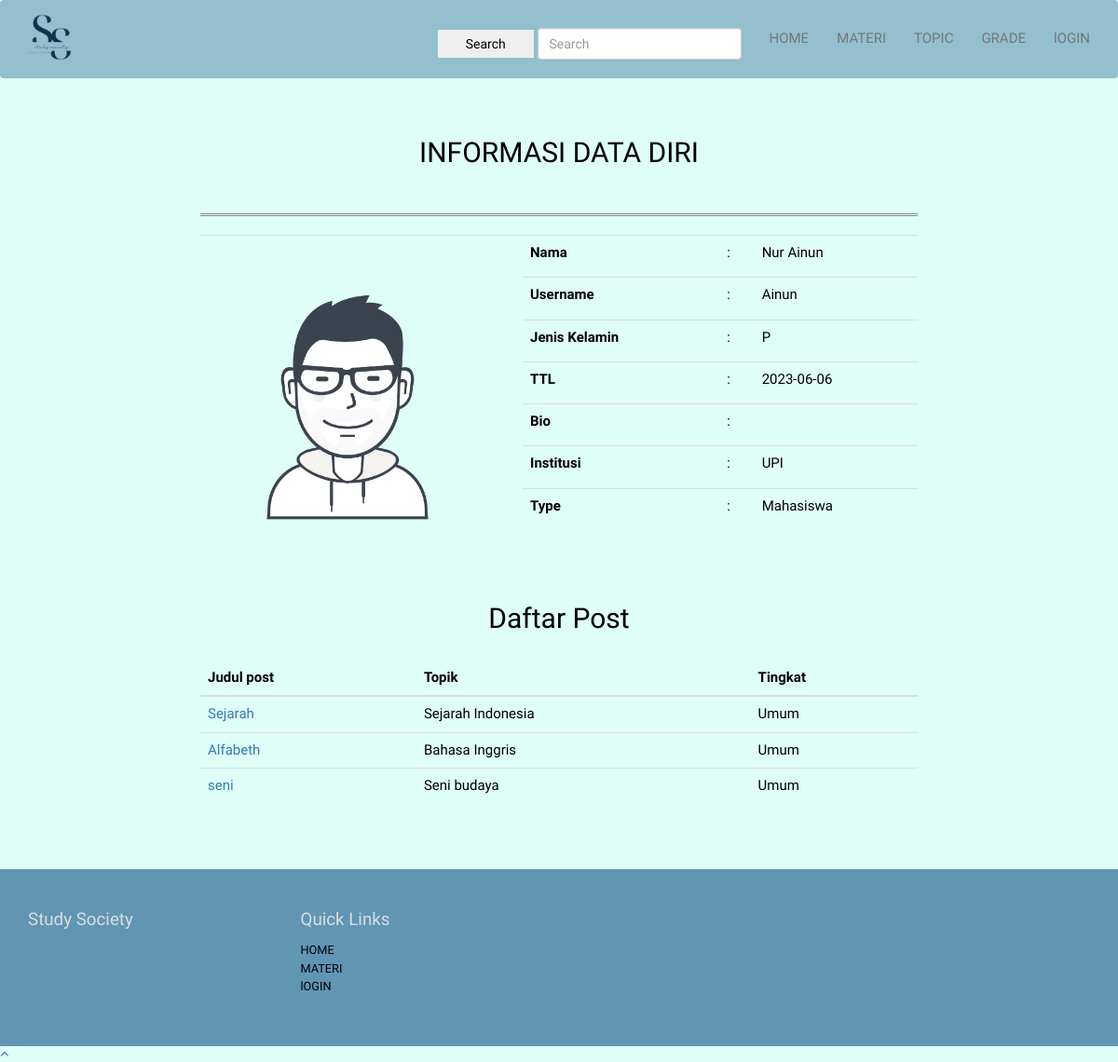
/index.php/C_StudySociety/V_userProfile/?username=Ainun, run on the app's committed database.
### tables this page shows
CREATE TABLE `user_info` (
  `user_id` int(11) NOT NULL,
  `user_login_id` int(11) NOT NULL,
  `user_fullname` varchar(64) NOT NULL,
  `user_birthday` date NOT NULL,
  `user_sex` char(1) DEFAULT NULL,
  `user_type` varchar(16) DEFAULT NULL,
  `user_institution` varchar(64) DEFAULT NULL,
  `user_bio` varchar(1024) DEFAULT NULL,
  `user_photo` varchar(256) DEFAULT NULL
);

CREATE TABLE `user_login` (
  `user_login_id` int(11) NOT NULL,
  `username` varchar(64) NOT NULL,
  `user_login_email` varchar(128) NOT NULL,
  `user_login_password` varchar(256) NOT NULL,
  `user_login_privilege` varchar(16) NOT NULL
);

CREATE TABLE `post` (
  `post_id` int(11) NOT NULL,
  `user_id` int(11) NOT NULL,
  `post_title` varchar(256) NOT NULL,
  `post_content` longtext NOT NULL,
  `post_like_count` int(11) DEFAULT NULL,
  `post_dislike_count` int(11) DEFAULT NULL,
  `topic_id` int(11) NOT NULL,
  `grade_id` int(11) NOT NULL
);

CREATE TABLE `topic` (
  `topic_id` int(11) NOT NULL,
  `topic_name` varchar(64) NOT NULL,
  `topic_count` int(11) NOT NULL
);

CREATE TABLE `grade` (
  `grade_id` int(11) NOT NULL,
  `grade_name` varchar(64) NOT NULL,
  `grade_count` int(11) NOT NULL
);

### application/controllers/C_StudySociety.php (called while the page is built, shortened)
<?php
class C_StudySociety extends CI_Controller
{
    public function __construct()
    {
        $this->load->model('M_StudySociety');
    }
    public function V_userProfile()
    {
        $username = $_GET['username'];
        $user_data = $this->M_StudySociety->getUserInfo($username);
        if (!empty($user_data)) {
            $user_id = $user_data[0]->user_id;
            $user_posts = $this->M_StudySociety->getUserPosts($user_id);
            $gradeData = $this->M_StudySociety->getAllGrade();
            $data = [
                "username" => $username,
                "user_fullname" => $user_data[0]->user_fullname,
                "user_birthday" => $user_data[0]->user_birthday,
                "user_sex" => $user_data[0]->user_sex,
                "user_type" => $user_data[0]->user_type,
                "user_institution" => $user_data[0]->user_institution,
                "user_bio" => $user_data[0]->user_bio,
                "user_photo" => $user_data[0]->user_photo,"grade" => $gradeData
            ];
            if (!empty($user_posts)) {
                $data['user_posts'] = $user_posts;
            } else {
                $data['user_posts'] = "Kosong";
            }
            $this->load->view('V_userProfile', $data);
        } else {
            if ($username == $this->session->username) {
                redirect(site_url('C_StudySociety/V_editUserInfo'));
            } else {
                echo $username;
            }
        }
    }
}

### index.php (called while the page is built, shortened)
<?php
require_once BASEPATH.'core/CodeIgniter.php';

### application/models/M_StudySociety.php (called while the page is built, shortened)
<?php
class M_StudySociety extends CI_Model
{
    public function getUserInfo($username)
    {
        $query = $this->db->query("SELECT * FROM user_info INNER JOIN user_login ON user_info.user_login_id = user_login.user_login_id WHERE user_login.username = '$username'");
        return $query->result();
    }
    public function getUserPosts($user_id)
    {
        $query = $this->db->query("SELECT post.post_id, post.post_title, topic.topic_name, grade.grade_name FROM post
        INNER JOIN topic ON topic.topic_id = post.topic_id
        INNER JOIN grade ON grade.grade_id = post.grade_id
        WHERE user_id = '$user_id'");
        return $query->result();
    }
}

### application/views/V_UserProfile.php (the view, shortened to what this page needs)
<?php include "templates/V_header.php"; ?>
<div class="container">
</head>
<body style="background-size:cover;background-attachment: fixed;">
<div class="wrap">
<h2 class="class" align="center">INFORMASI DATA DIRI</h2><hr align="center" width="100%" style="border-top: 3px double #8c8b8b;">
<table style="padding: 5%;" class="table">
<tr><td rowspan="10" width="100px">
<img src="<?=base_url('assets/userFiles/'.$username.'/'.$user_photo)?>" style="display: block;border-radius: 5%;border-color:white;margin-right:30px; width:300px;" border="2px" ></td></tr>
<tr style="padding: 2px;"><td><b>Nama </b></td><td>:</td> <td> <?= $user_fullname?></td></tr>
<tr><td><b>Username </b></td><td>:</td> <td> <?= $username?></td></tr>
<tr><td><b>Jenis Kelamin </b></td><td>:</td> <td> <?= $user_sex?></td></tr>
<tr><td><b>TTL </b></td><td>:</td> <td> <?= $user_birthday?></td></tr>
<tr><td><b>Bio </b></td><td>:</td> <td> <?= $user_bio?></td></tr>
<tr><td><b>Institusi </b></td><td>:</td> <td> <?= $user_institution?></td></tr>
<tr><td><b>Type</b></td><td>:</td> <td><?= $user_type?></td></tr></table>
    <br>
    <br>
<center>
<h2>Daftar Post</h2>
<?php
        if(gettype($user_posts) != 'array'){
            echo '<p>Kosong</p>';
        }
        else{ ?>
            <table class="table">
                <thead>
                    <th>Judul post</th>
                    <th>Topik</th>
                    <th>Tingkat</th>
                </thead>
                <tbody>
            <?php foreach($user_posts as $post){
    ?>
            <tr>
                <td><a href="<?= site_url('C_StudySociety/seePost?post_id='.$post->post_id)?>"><?= $post->post_title?></a></td>
                <td><?= $post->topic_name?></td>
                <td><?= $post->grade_name?></td>
            </tr>
    <?php
            }
        }
    ?>
    </tbody>
    </table>
<br>
</center>
</div>
</div>
<?php include "templates/V_footer.php"; ?>

### application/views/templates/V_header.php (shortened to what this page needs)
<!DOCTYPE html>
<html lang="en">
<head>
<link href="//maxcdn.bootstrapcdn.com/font-awesome/4.2.0/css/font-awesome.min.css" rel="stylesheet">
<link href="vendor/fontawesome-free/css/all.min.css" rel="stylesheet" type="text/css">
<link rel="stylesheet" href="<?php echo base_url('assets/bootstrap/css/bootstrap.min.css');?>" />
<link type="text/css" rel="stylesheet" href="<?php echo base_url('assets/uniform/css/uniform.default.min.css');?>" />
<link rel="stylesheet" href="<?php echo base_url('assets/wow/animate.css');?>" />
<link rel="stylesheet" href="<?php echo base_url('assets/gallery/blueimp-gallery.min.css');?>">
<link rel="stylesheet" href="https://maxcdn.bootstrapcdn.com/font-awesome/4.5.0/css/font-awesome.min.css" />
<link rel="stylesheet" type="text/css" href="<?php echo base_url('assets/style.css'); ?>">
</head>
<body id="home">
<nav class="navbar  navbar-default" role="navigation">
  <div class="container">
    <div class="navbar-header">
      <a class="navbar-brand" href="<?php echo site_url('C_StudySociety/index');?>"><img src="<?php echo base_url('assets/logo.png'); ?>" style="width:50px;" alt="study society"></a>
    </div>
    <div class="collapse navbar-collapse navbar-right" id="bs-example-navbar-collapse-1">
      <ul class="nav navbar-nav">
        <li> <br><br><form class="form-inline my-2 my-lg-0 ml-auto" role="search" method = "post" action="<?php echo site_url('C_StudySociety/navbarcari/');?>"">
          <button class="btn btn-outline-success my-2 my-sm-0" type="submit">Search</button>
          <input class="form-control mr-sm-2" type="search" id="cari" name="cari" placeholder="Search" aria-label="Search" autofocus autocomplete="off">
        </form></li>
          <li><a href="<?php echo site_url('/');?>">HOME</a></li>
          <li><a href="<?php echo site_url('C_StudySociety/home');?>">MATERI</a></li>
          <li><a href="<?php echo site_url('C_StudySociety/topic');?>">TOPIC</a></li>
          <li class="nav-item dropdown">
            <a class="nav-link dropdown-toggle" href="#" role="button" data-bs-toggle="dropdown" aria-expanded="false">
              GRADE
            </a>
          </li>
          <?php if($this->session->is_logged_in){ ?>
          <li class="nav-item dropdown">
            <a class="nav-link dropdown-toggle" href="#" role="button" data-bs-toggle="dropdown" aria-expanded="false">
              <img src="<?php echo base_url('assets/profile.webp'); ?>" style="width:50px;" alt="study society">
            </a>
            <ul class="dropdown-menu">
              <li><a class="dropdown-item" href="<?php echo site_url('C_StudySociety/V_addpost');?>">ADD POST</a></li>
              <li><a class="dropdown-item" href="<?php echo site_url('C_StudySociety/V_userProfile/?username='). $this->session->username;?>">USER INFO</a></li>
              <li><a class="dropdown-item" href="<?php echo site_url('C_StudySociety/V_edituserinfo');?>">EDIT INFO</a></li>
              <li><a class="dropdown-item" href="<?php echo site_url('C_StudySociety/logout');?>">LOGOUT</a></li>
            </ul>
          </li>
        </ul>
        <?php } else { ?>
            <li><a href="<?php echo site_url('C_StudySociety/login');?>">lOGIN</a></li>
          </ul>
          <?php } ?>
    </div>
  </div>
</nav>

### application/views/templates/V_footer.php (shortened to what this page needs)
<footer class="spacer">
    <div class="container">
        <div class="row">
            <div class="col-sm-3">
                <h4>Study Society</h4>
            </div>
                <div class="col-sm-3">
                <h4>Quick Links</h4>
                <ul class="list-unstyled">
                    <li><a href="<?php echo site_url('/');?>">HOME</a></li>
                    <li><a href="<?php echo site_url('C_StudySociety/home');?>">MATERI</a></li>
                    <li><a href="<?php echo site_url('C_StudySociety/login');?>">lOGIN</a></li>
                </ul>
            </div>
            </div>
        </div>
</footer>
<a href="#home" class="toTop scroll"><i class="fa fa-angle-up"></i></a>
</body>
</html>

### assets/style.css (style rules this page uses)
body { background-color: #dffef7; font-family: "Raleway", sans-serif; font-size: 15px; line-height: 15px; color: #000000; }
.btn, a, a:hover { text-decoration: none; -webkit-transition: all 0.3s ease-in-out; -moz-transition: all 0.3s ease-in-out; -ms-transition: all 0.3s ease-in-out; -o-transition: all 0.3s ease-in-out; transition: all 0.3s ease-in-out; outline: 0; }
h1, h2, h3, h4, h5, h6 { font-family: "Old Standard TT", serif; line-height: 1em; margin: 0; }
h1.title, h2 { font-size: 2em; line-height: 3em; }
h4 { font-size: 1.25em; margin-bottom: 0.75em; }
.btn { border: none !important; border-radius: 0; padding: 5px 30px; }
.spacer { padding: 6em 0; }
.navbar { margin: 0; }
.navbar-nav { margin: 0 -15px; }
.navbar-nav > li > a { font-size: 1em; line-height: 4.26em; padding: 10px 0 10px 30px; }
.navbar-default { border: none; background: #93bfcf; }
.navbar-brand { height: 83px; }
footer { background-color: #6096b4; color: #eee9da; }
footer.spacer { padding: 3em 0; }
footer h4 { color: #dcdcdc; }
footer a, footer p { line-height: 1.5em; font-size: 0.85em; color: #000000; }

### application/views/V_UserProfile.php (style rules this page uses)
.wrap { width: 800px; color:black; margin: 20px auto; padding:15px; }

### data on the page
user_info: user_login+user_photo (placeholder picture), user_fullname "Nur Ainun", user_login.username "Ainun", user_sex "P", user_birthday "2023-06-06", user_institution "UPI", user_type "Mahasiswa"
post: post_title "Sejarah", topic.topic_name "Sejarah Indonesia", grade.grade_name "Umum"
post: post_title "Alfabeth", topic.topic_name "Bahasa Inggris", grade.grade_name "Umum"
post: post_title "seni", topic.topic_name "Seni budaya", grade.grade_name "Umum"
